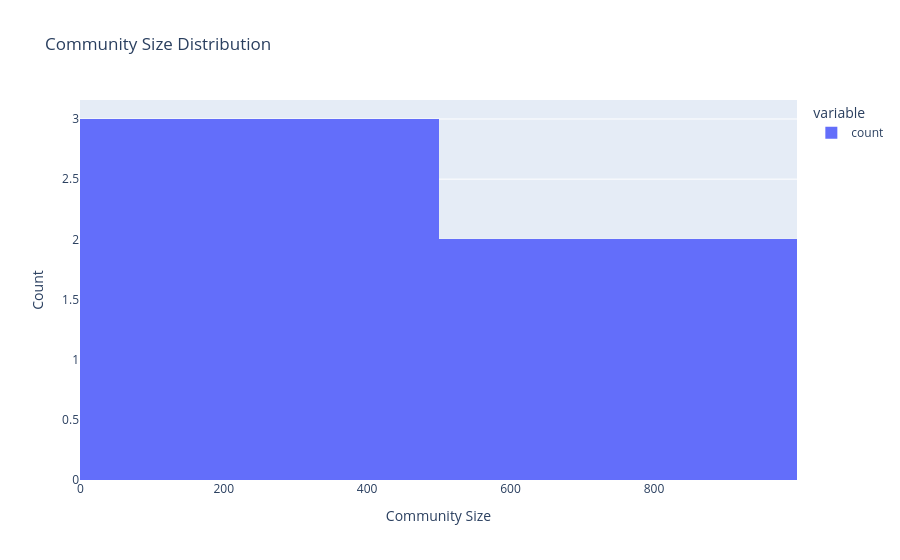

This figure's notebook cell:
### Code cell
def analyze_community_plotly(similarity_matrix, threshold=0.4):
    """
    Louvain
    """
    G = nx.Graph()
    for i, a in enumerate(similarity_matrix.index):
        for j, b in enumerate(similarity_matrix.columns):
            if i < j:
                w = similarity_matrix.iloc[i, j]
                if w > threshold:
                    G.add_edge(a, b, weight=w)

    print(f"Graph nodes: {len(G.nodes)}")
    print(f"Graph edges: {len(G.edges)}")

    if len(G.edges) == 0:
        print("Lower threshold value.")
        return None, None, None, None

    #鲁汶算法
    partition = community.best_partition(G, weight='weight')
    modularity = community.modularity(partition, G, weight='weight')

    #社区信息
    communities = pd.Series(partition, name="community")
    summary = communities.value_counts().sort_values(ascending=False)  # Size of each community
    n_communities = len(summary)  # Total number of communities

    print("\n=== Community Detection Results ===")
    print(f"模块度: {modularity:.3f}")
    print(f"社群数量: {n_communities}")
    print(f"社群尺寸:\n{summary.head(10)}")

    #互动可视化
    fig = px.histogram(summary, title="Community Size Distribution",
                       labels={'value': 'Community Size', 'count': 'Count'})
    fig.update_layout(xaxis_title="Community Size", yaxis_title="Count")
    fig.show()

    print("\n=== Top 5 players in each community ===")
    for cid in summary.index[:min(5, n_communities)]:
        members = communities[communities == cid].index.tolist()[:5]
        print(f"Community {cid}: {', '.join(members)}")

    return G, communities, partition, modularity

G, communities, partition, modularity = analyze_community_plotly(similarity_matrix, threshold=0.4)

### Figure 1 — Plotly figure (JSON) as saved in the notebook; plotly's stock layout.template omitted (floating-point values rounded to 4 significant figures)
{"data": [{"bingroup": "x", "hovertemplate": "variable=count<br>Community Size=%{x}<br>count=%{y}<extra></extra>", "legendgroup": "count", "marker": {"color": "#636efa", "pattern": {"shape": ""}}, "name": "count", "orientation": "v", "showlegend": true, "type": "histogram", "x": [894, 806, 467, 375, 153], "xaxis": "x", "yaxis": "y"}], "layout": {"barmode": "relative", "legend": {"title": {"text": "variable"}, "tracegroupgap": 0}, "title": {"text": "Community Size Distribution"}, "xaxis": {"anchor": "y", "domain": [0, 1], "title": {"text": "Community Size"}}, "yaxis": {"anchor": "x", "domain": [0, 1], "title": {"text": "Count"}}}}
